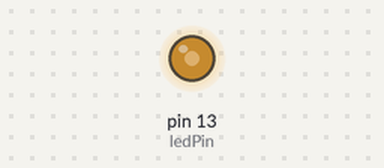
A sketch run on a simulated Arduino Uno, built with avr-gcc and run on an emulated ATmega328P. Parts: output pins drawn as LEDs (lit = HIGH). What the sketch prints to the serial monitor is not drawn.

Above: at 0.2 s.
Timing chart, 0 to 1.7 s (numbered marks = the images above):
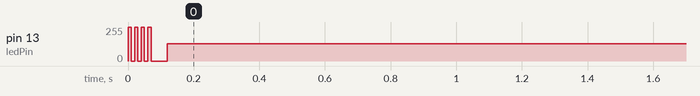

The sketch:

sketch_timer_prer.ino
```cpp
const int ledPin = 13; // Светодиод на пине 13

void setup() {
  pinMode(ledPin, OUTPUT);
  Serial.begin(9600);

  // Настройка Timer1 для прерывания с частотой 100 Гц
  noInterrupts(); // Отключаем прерывания на время настройки

  TCCR1A = 0;    // Сбрасываем регистр A
  TCCR1B = 0;    // Сбрасываем регистр B
  TCNT1 = 0;     // Сбрасываем счетчик

  // Установка режима CTC (Clear Timer on Compare Match)
  TCCR1B |= (1 << WGM12);

  // Установка предделителя 64
  TCCR1B |= (1 << CS11) | (1 << CS10);

  // Установка значения сравнения для частоты 100 Гц
  // Расчет: 16,000,000 / (64 * 100) - 1 = 2499
  OCR1A = 2499;

  // Разрешаем прерывание по совпадению
  TIMSK1 |= (1 << OCIE1A);

  interrupts(); // Разрешаем прерывания

  Serial.println("Timer1 настроен на 100 Гц");
}

void loop() {
  // Основной цикл может выполнять другие задачи
  delay(1000);
  Serial.println("Основной цикл работает...");
}

// Обработчик прерывания таймера Timer1
ISR(TIMER1_COMPA_vect) {
  digitalWrite(ledPin, !digitalRead(ledPin)); // Инвертируем светодиод
}
```

Measured:
- by itself, pin 13 (ledPin): 255/255 → 128/255 at 0.01 s
